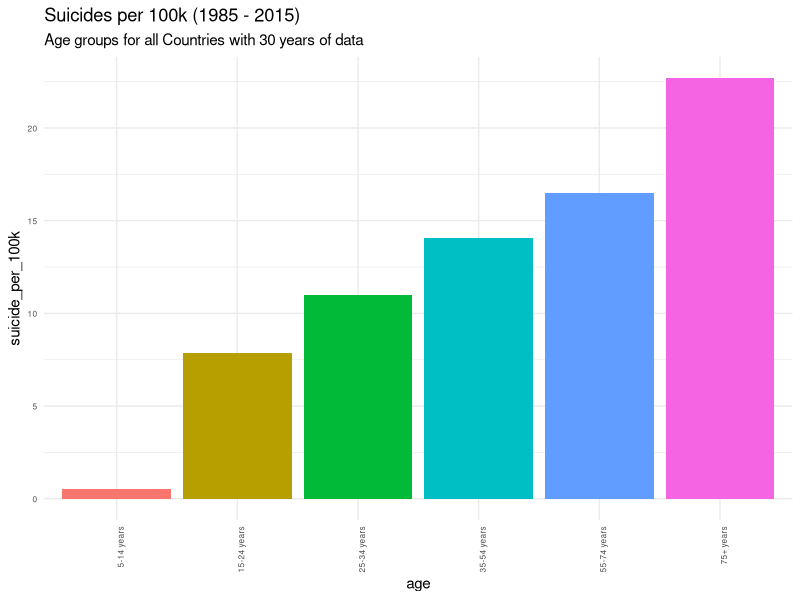
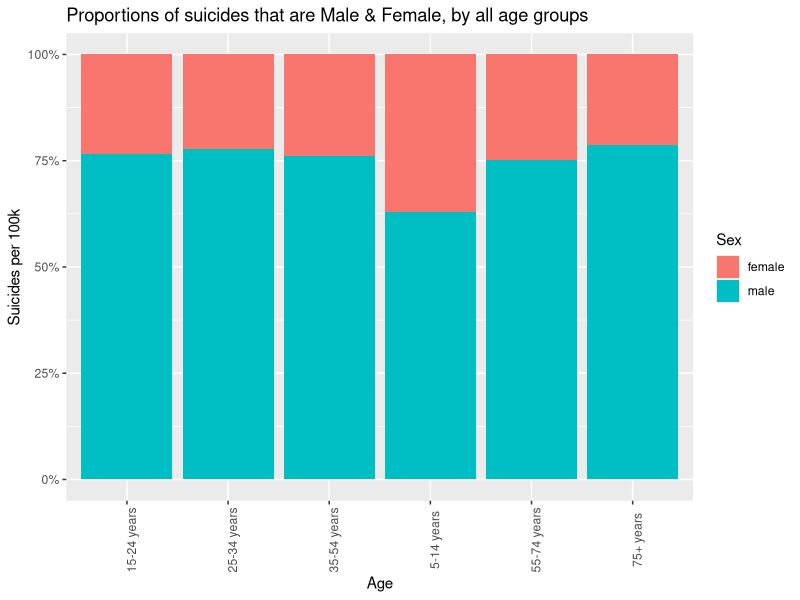

R code for these plots, in order:
# Author: Rahul Soni
# Email: rs20acs@herts.ac.uk
# Course: M.Sc. Artificial Intelligence & Robotics (Part time)
# Intake: October 2020
# University of Hertfordshire

# References:  
# [1] https://github.com/justmarkham/dplyr-tutorial/blob/master/dplyr-tutorial-2.Rmd#L141

# Load libraries
library(readr) # to load the csv file
library(tidyverse)

# This part of the program loads the kaggle suicide dataset and applies filters 
# and continent based on the country column. 
# This is done using countrycode library that returns continent or region value
# for a given country.
# Further details of the library can be found online on the following link
# https://cran.r-project.org/web/packages/countrycode/countrycode.pdf

## Export Suicide Dataset CSV
suicide_dataset <- read.csv("suicide_dataset.csv") ## 27820 observations

## Ignore year 2016 as there are not enough observations.Not all countries have
## suicides reported for the year 2016
## Count rows matching year 2016. 160 rows will be removed as part of this step
### View (df %>%
### filter(year == 2016) %>% 
### summarise(cnt = n()))
suicide_dataset <- suicide_dataset %>%
  filter(year != 2016) ## 27660 observation

## Remove any country with less than 10 years of data. This will result in
## 11076 observations and a total of 30 countries with more than 30 years of data.

suicide_dataset<- suicide_dataset %>%
  group_by(country) %>%
  add_tally() %>%
  filter(n >= 360)

## Rename suicide_dataset columns
names(suicide_dataset)[7] <- "SuicidePer100k"
names(suicide_dataset)[8] <- "CountryYear"
names(suicide_dataset)[9] <- "HDI4Year"
names(suicide_dataset)[10] <- "GDP4Year"
names(suicide_dataset)[11] <- "GDPPerCapita"

## Remove GDP and HDI columns as HDI has very few value and we are not interested
## in GDP data
suicide_dataset <- suicide_dataset %>% select(-HDI4Year, 
                                              -GDP4Year, 
                                              -GDPPerCapita, 
                                              -generation,
                                              -n) #this column is added as part of filtering number of years of data

# Calculate global average number of suicides considering countries with  
# 30 years of data  
global_average <- (sum(as.numeric(suicide_dataset$suicides_no)) / 
                  sum(as.numeric(suicide_dataset$population))) * 100000

## Calculate average suicides in male
suicide_dataset_male <- filter(suicide_dataset, sex == "male") # 5538 observations
global_average_male <- (sum(as.numeric(suicide_dataset_male$suicides_no)) / 
                          sum(as.numeric(suicide_dataset_male$population))) * 100000

## Calculate average suicides in female
suicide_dataset_female <- filter(suicide_dataset, sex == "female") # 5538 observations
global_average_female <- (sum(as.numeric(suicide_dataset_male$suicides_no)) / 
                            sum(as.numeric(suicide_dataset_male$population))) * 100000

## What is the population for a country by year? This question needs to be answered
## as the popoulation column original dataset is for country-year-sex-age combination
population_by_country <- suicide_dataset %>%
  group_by(country, year) %>%
  summarize(population = sum(as.numeric(population)))


# Author: Diwakar Ranjan
# Email: dr18abc@herts.ac.uk
# Course: M.Sc. Advanced Computer Science (Full time)
# University of Hertfordshire

############################################################
#Task 1 - Suicide rate per 100k over all age groups
##########################################################

# STEP-1: Calculate global average number of suicides per 100k for all age groups with 30 years of data
suicide_by_age <- suicide_dataset %>%
  group_by(age) %>%
  summarize(n = n(), 
            suicides = sum(as.numeric(suicides_no)), 
            population = sum(as.numeric(population)), 
            suicide_per_100k = (suicides / population) * 100000) %>%
  arrange(suicide_per_100k)

# STEP-2: Rearranging the x axis by ascending order.............
suicide_by_age$age <- factor(suicide_by_age$age,
                             levels = rev(suicide_by_age$age[order(-suicide_by_age$suicide_per_100k)]))

# STEP-3: Results (Graph) to show the Suicide rate per 100k over all age groups using bar plot.......
ggplot(suicide_by_age, aes(x=age, y=suicide_per_100k, fill = age)) + geom_bar(stat="identity")+ theme_minimal() + theme(axis.text=element_text(size=6)) +labs(title="Suicides per 100k (1985 - 2015)", subtitle = "Age groups for all Countries with 30 years of data") + theme(legend.position = "none") + theme(axis.text.x = element_text(angle = 90, hjust = 1))


# Author: Vikrant Sharma
# Email: vs18abb@herts.ac.uk
# Course: M.Sc. Computer Networking Principles (Full time)
# University of Hertfordshire

########################################################################################
#Task 2 - Suicide rate/100k over all genders, age groups (Stacked graph to show proportion)
######################################################################################################

# STEP-1: Calculate global average number of suicides per 100k for all gender, age groups with 30 years of data
df_agegroup_gender <- suicide_dataset %>%
  group_by(age, sex) %>%
  summarize(suicide_per_100k = (sum(as.numeric(suicides_no)) / sum(as.numeric(population))) * 100000)



# STEP-2: Results (Graph) to show the Suicide rate per 100k over all genders, age groups using Stacked graph....
ggplot(df_agegroup_gender, aes(y = suicide_per_100k, x = age, fill = sex, label = round(suicide_per_100k, digits = 1))) + 
  geom_bar(position = "fill", stat = "identity") +
  scale_y_continuous(labels = scales::percent) +
  labs(title = "Proportions of suicides that are Male & Female, by all age groups", 
       x = "Age", 
       y = "Suicides per 100k",
       fill = "Sex") + 
  theme(axis.text.x = element_text(angle = 90))





